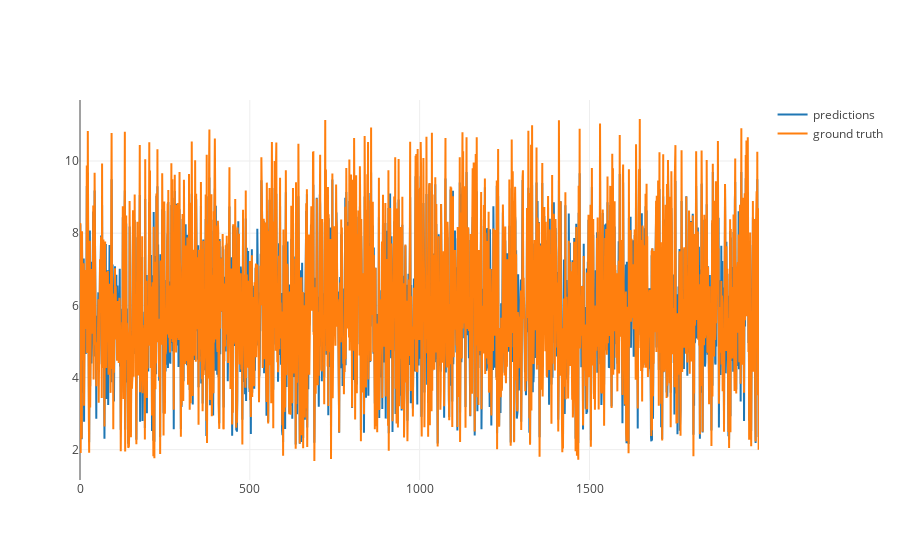

Notebook source saved alongside this figure:
### Code cell
# Plot predictions and ground truth values
# Note: zoom in the plot see the differences
iplot({"data": [
    go.Scatter(x = np.arange(len(inputs)),y = model.predict(inputs).reshape([2000]), name='predictions'),
    go.Scatter(x = np.arange(len(inputs)), y = output,name='ground truth')]})

### Figure 1 — Plotly figure (JSON) as saved in the notebook; plotly's stock layout.template omitted (floating-point values rounded to 4 significant figures; data arrays with more than 128 entries replaced by an {"elided": "..."} marker saying what was removed)
{"data": [{"name": "predictions", "type": "scatter", "uid": "34f4e67a-882f-11e9-802d-acbc32d0cd47", "x": {"elided": "2000 int values"}, "y": {"elided": "2000 float values"}}, {"name": "ground truth", "type": "scatter", "uid": "34f4e8dc-882f-11e9-a57e-acbc32d0cd47", "x": {"elided": "2000 int values"}, "y": {"elided": "2000 float values"}}], "layout": {}}
